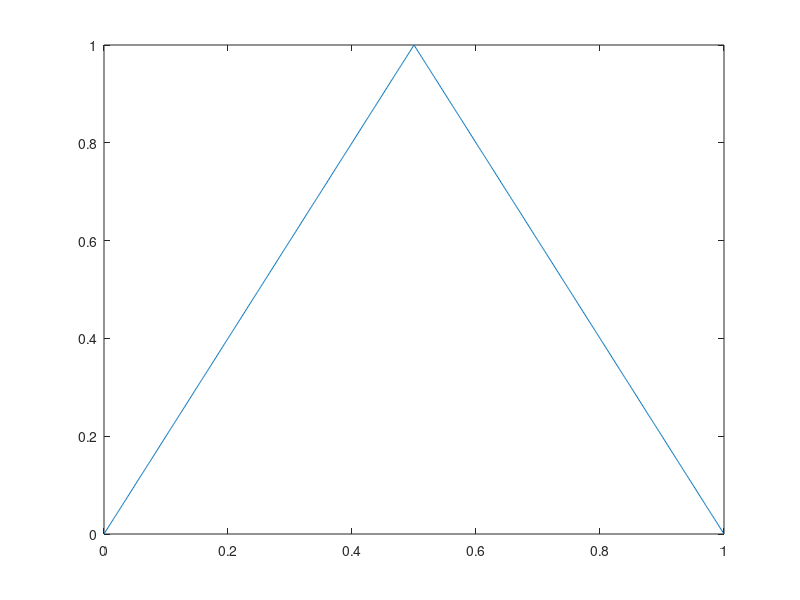

The MATLAB source for this figure:
clear
alpha=2;n=1001;iter=100;
%f=@(x)x/alpha.*(x<alpha)+(1-x)./(1-alpha).*(x>alpha);
%f=@(x)x/alpha.*(x<alpha)+alpha.*(1-x).*(x>alpha);
f=@(x)alpha*min(x,1-x);
x0=linspace(0,1,n);
plot(x0,f(x0))
% n=1000;iter=100;
% for alpha=0.01:0.1:1-0.01
%     f=@(x)x/alpha.*(x<alpha)+(1-x)./(1-alpha).*(x>alpha);
%     x0=linspace(0,1,n);
%     for i=1:iter
%         x0=f(x0);
%     end
%     hold on
%     plot(alpha,x0,'r.');
% end